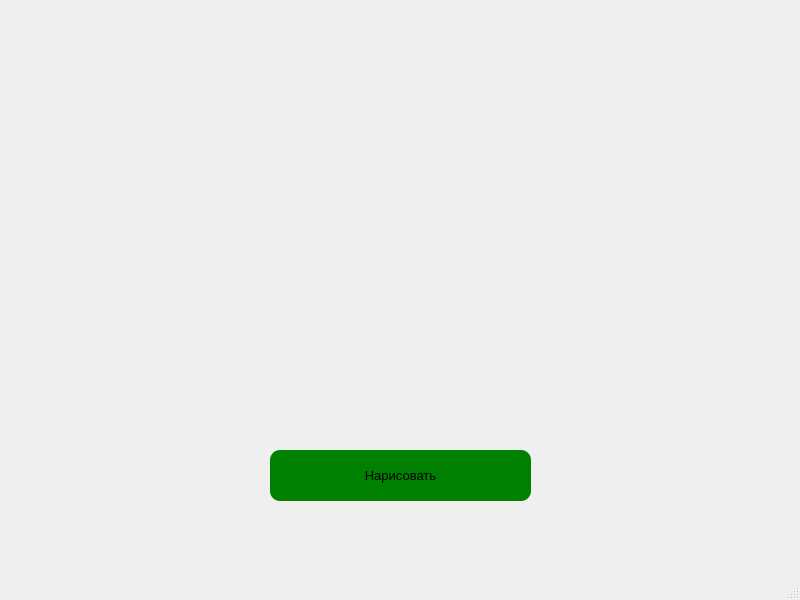
<?xml version="1.0" encoding="UTF-8"?>
<ui version="4.0">
 <class>MainWindow</class>
 <widget class="QMainWindow" name="MainWindow">
  <property name="geometry">
   <rect>
    <x>0</x>
    <y>0</y>
    <width>800</width>
    <height>600</height>
   </rect>
  </property>
  <property name="windowTitle">
   <string>MainWindow</string>
  </property>
  <widget class="QWidget" name="centralwidget">
   <widget class="QPushButton" name="draw_circle_button">
    <property name="geometry">
     <rect>
      <x>270</x>
      <y>450</y>
      <width>261</width>
      <height>51</height>
     </rect>
    </property>
    <property name="font">
     <font>
      <pointsize>10</pointsize>
     </font>
    </property>
    <property name="styleSheet">
     <string notr="true">background: green;
border-radius: 10px;</string>
    </property>
    <property name="text">
     <string>Нарисовать</string>
    </property>
   </widget>
  </widget>
  <widget class="QStatusBar" name="statusbar"/>
 </widget>
 <resources/>
 <connections/>
</ui>
